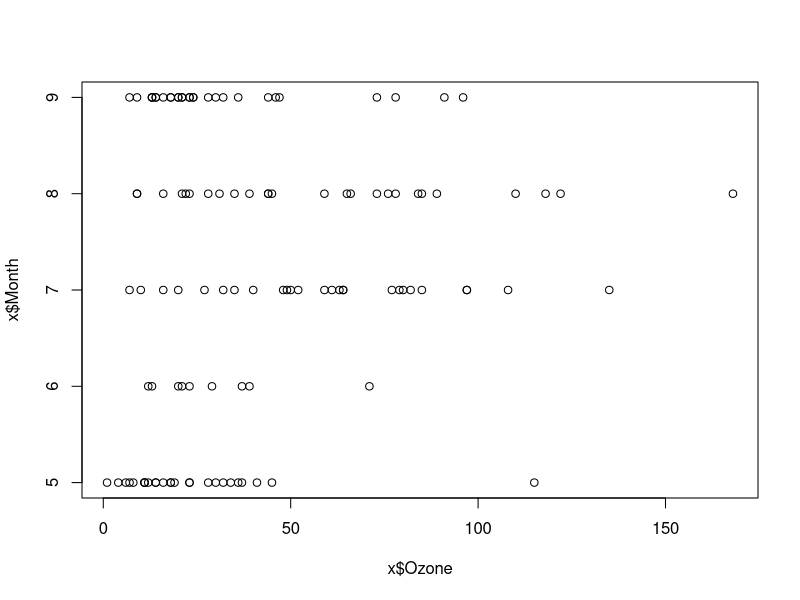
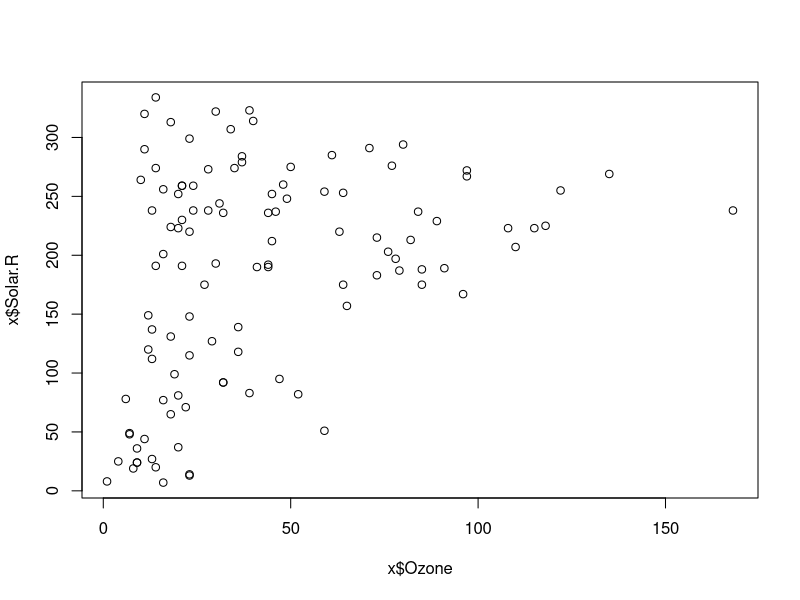
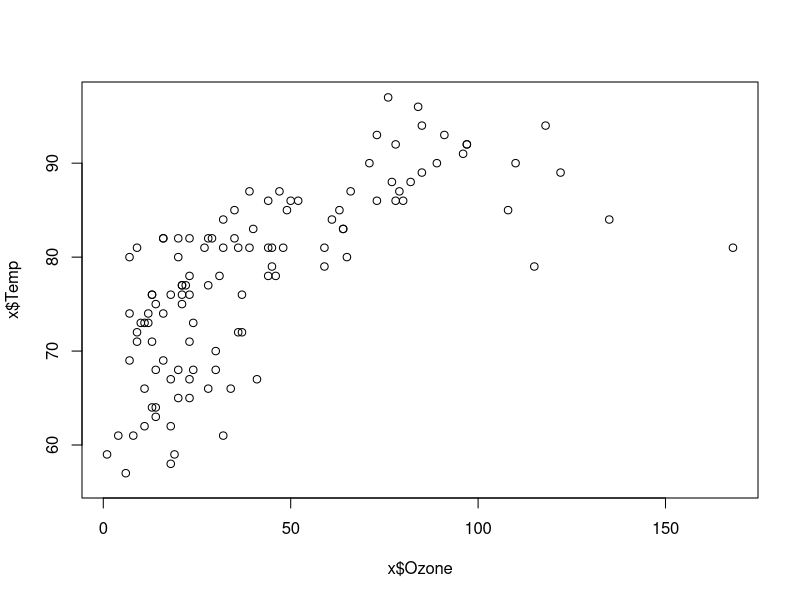
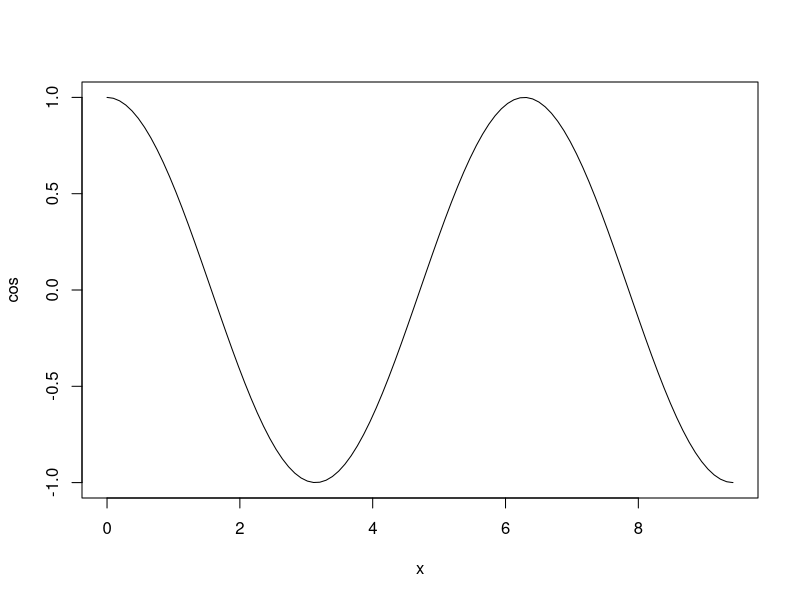
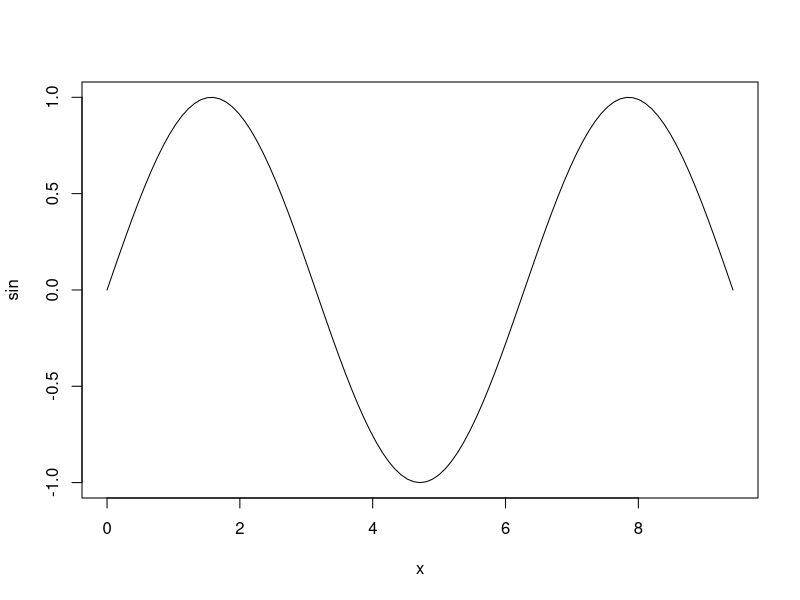
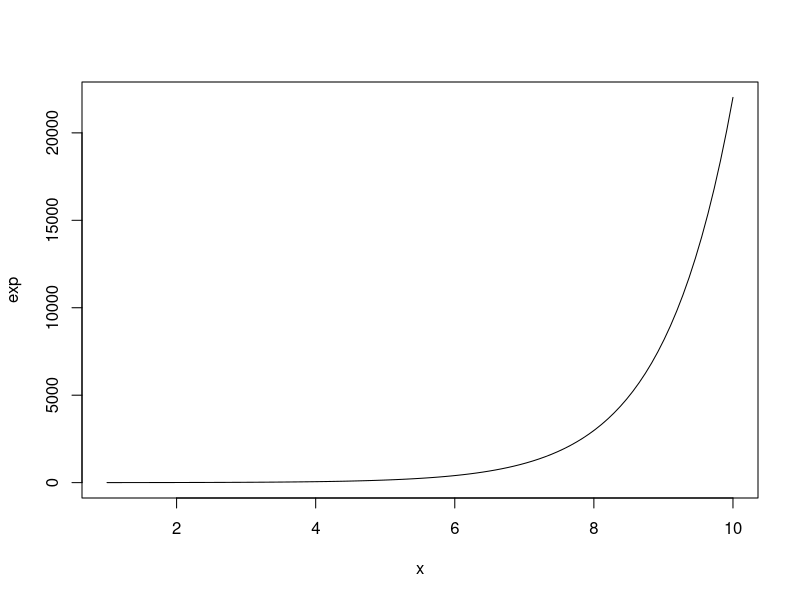
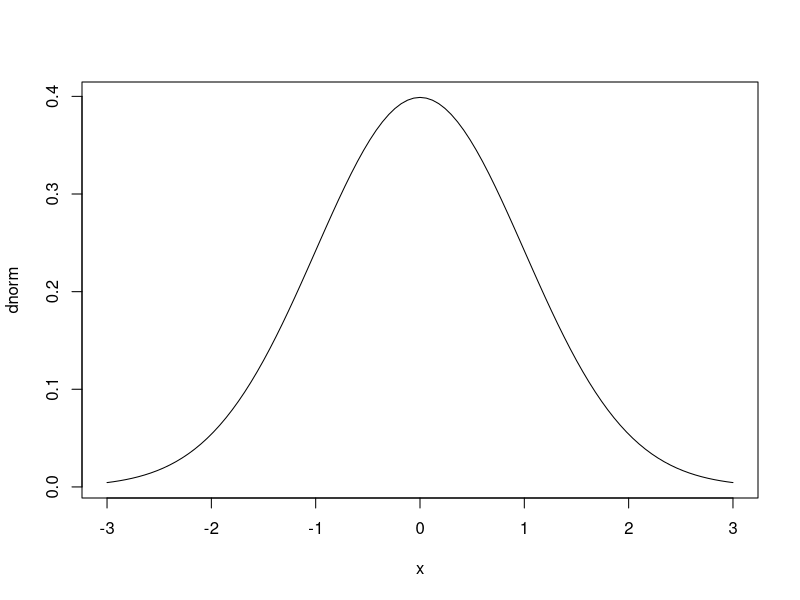

The R source for these figures, in order:
# Data types in R
num <- 3.7 #Decimals are part of the Numeric class in R
typeof(num)
i <- 10 #Whole numbers are known as integers
typeof(i) #To check the data type of the variable

t <- TRUE
f <- FALSE #Boolean values are part of the logical class
typeof(t)

ch <- "HELLO" #Text/string values are known as characters 
class (ch) #Checks the data type of a variable
typeof(ch) #Checks the data type of a variable

c <- 1+2i #R supports complex data type too
class(c)
length(c)



# Basic Arithmetic operations

6+2 #Addition
7-2 #Subtraction
2*2 #Multiplication
5/2 #Division
6^2 #Exponent
12%%5 #Modulo - returns the remainder



# Assigning values to  variables 
A <- 5000               #Assign variable1
A1 = 5000
B <- 2500                  #Assign variable2
C <- A - B     #Assign variable3
C                     #Displays the variable C



# Using the Print function

print ("hey") #Prints hey on the screen 

y <- 20
print(y) #Prints the value of y
print(paste('hello','students'))  #Paste function #use help 

print(paste('hello','students',sep=',')) #Sep is for the chosen separator between the pasted items

paste0('hello','students')  #Displays without space, when no separator is used

sprintf("%s is %f feet tall", "Saladi", 5.1) #Returns a character vector containing a formatted combination of text and variable values 
#%s is a placeholder for a string.
#%f is a placeholder for a floating-point number (a decimal).

library(datasets)  # Load/unload base packages manually #Inbuilt dataset 
x <- airquality     
head(airquality )
print(x)
# help for plot 
?plot  # Help for plot()

plot (x$Ozone,x$Month) #plot the two column in the data set
plot (x$Ozone,x$Solar.R)
plot (x$Ozone,x$Temp)
# plot functions in R 

plot(cos, 0, 3*pi)
plot(sin, 0, 3*pi) 
plot(exp, 1, 10)
plot(dnorm, -3, +3)

# Create vectors
vec1<-c(10,20,30) # CREATES VECTOR with specified values in the brackets
vec1
class(vec1)
?c

vec2<-c("a","b","c") # another form of vector creating 
vec2
class(vec2) # here the class of the vector is charectar 

vec3<-c(TRUE,FALSE,TRUE)

vec3
class(vec3)

# Print the above 3 vectors at once with semicolon
vec1;vec2;vec3 #';' is used to separate 2 or more variables 

############################################################
# different ways of assging values to a vector  in a sequece
# define vectors with lower and upper bound values on a line with space 1
vec2<-c(1:50)
vec2

vec4<-1:50
vec4

vec3<-seq(1,50) # this gives the sequence of the vector with space 1
vec3

##############
#Create a vector with space other than 1 
c1<-seq(0,100,5)
c1
#Create a vector with odd values in range 1 too 100

odd<-seq(1,100,2)
odd

#Create a vector with even values in range 1 too 100

even<-seq(0,100,2)
even

#Create vector with 20 odd values above 31
# length.out gives the length of the sequence
# by is the the spread on the linespace by the value assigned using "by"
odd<-seq(from=31,by=2,length.out=20)
odd
length(odd)
# Naming your vectors using names() function

# Create a numeric vector
numeric_vector <- c(1, 2, 3, 4, 5)
numeric_vector
# Name the elements of the vector
names(numeric_vector) <- c("One", "Two", "Three", "Four", "Five")

# Print the vector with names
print(numeric_vector)

# Another way to name your vectors

count <-c("One", "Two", "Three", "Four", "Five")
numeric_vector <- c(1, 2, 3, 4, 5)
names(numeric_vector) <-count
numeric_vector


# Basic operation on Vectors
numeric_vector <- c(1, 2, 3, 4, 5)
# Addition
result_addition <- numeric_vector + 10
result_addition
# Subtraction
result_subtraction <- numeric_vector - 3
result_subtraction
# Multiplication
result_multiplication <- numeric_vector * 2
result_multiplication
# Division
result_division <- numeric_vector / 2
result_division

# more example for operations between two vectors 
# Define two numeric vectors
vector1 <- c(1, 2, 3, 4, 5)
vector2 <- c(5, 4, 3, 2, 1)

# Addition
result_addition <- vector1 + vector2
print("Addition:")
print(result_addition)


# Subtraction
result_subtraction <- vector1 - vector2
print("\nSubtraction:")

print(result_subtraction)

# Multiplication
result_multiplication <- vector1 * vector2
print("\nMultiplication:")
print(result_multiplication)

# Division
result_division <- vector1 / vector2
print("\nDivision:")
print(result_division)

# Exponentiation
result_exponentiation <- vector1 ^ vector2
print("\nExponentiation:")
print(result_exponentiation)

vector1 <- c(1, 2, 3, 4, 5)
vector2 <- c(5, 4, 3, 2, 1)

# Element-wise comparison
comparison_result <- vector1 > vector2
print("\nElement-wise Comparison (Greater Than):")
print(comparison_result)

# Define two numeric vectors
vector1 <- c(1, 2, 3, 4, 5)
vector2 <- c(5, 4, 3, 2, 1)

# Absolute difference
absolute_difference <- abs(vector1 - vector2)
print("Absolute Difference:")
print(absolute_difference)

# Element-wise equality check
equality_check <- vector1 == vector2
print("\nElement-wise Equality Check:")
print(equality_check)

# Element-wise inequality check
inequality_check <- vector1 != vector2
print("\nElement-wise Inequality Check:")
print(inequality_check)

# Logical AND
logical_and <- vector1 > 2 & vector2 < 4
print("\nLogical AND:")
print(logical_and)

# Logical OR
logical_or <- vector1 < 2 | vector2 > 4
print("\nLogical OR:")
print(logical_or)



sum(vector1) # Add the values in a vector
sd(vector1) # Finds the standard deviation
var(vector1) # To display the variance
prod(vector1) # Give the product of the vector values
max(vector1) # Returns the maximum value 
min(vector1) # Returns the minimun value


# Vector slicing and indexing

# Vector slicing and indexing
v1 <- seq(50, 200, 20)
print("Original Vector:")
print(v1)
l<- length(v1)
l
# Naming the vector elements p1, p2, p3, ...
names(v1) <- paste0("p", 1:l)
print("\nNamed Vector:")
print(v1)  # price1 is a named vector

# 1. Using index position
print("\nIndexing Examples:")
print("Element at index 3:")
print(v1[3])

print("Elements at indices 3 to 4:")
print(v1[3:4])

print("Elements at indices 1 and 4:")
print(v1[c(1, 4)])

print("Elements at indices 2 and 6:")
print(v1[c(2, 6)])


#4.Using exclude position method
v1[-2]
v1[c(-2,-5)]
v1

#5. Using comparision operator
v1[v1>100]

filter <- v1>100
v1[filter]


# Clear console
cat("\014")  # ctrl+L


ID = c(1,2,3,4)
Patient_name=c("Ram", "Shyam", "N", "M")
num.patient = 4
patient_list = list(num.patient, ID, Patient_name)
patient_list[1]

for (i in ID){
  for (j in i){
    print(j)
  }
}


a = 3%%7
a
typeof(a)
a+10
